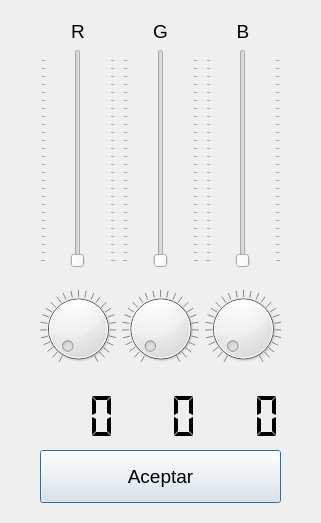
<?xml version="1.0" encoding="UTF-8"?>
<ui version="4.0">
 <class>winCalibracion</class>
 <widget class="QDialog" name="winCalibracion">
  <property name="geometry">
   <rect>
    <x>0</x>
    <y>0</y>
    <width>321</width>
    <height>523</height>
   </rect>
  </property>
  <property name="font">
   <font>
    <pointsize>14</pointsize>
   </font>
  </property>
  <property name="windowTitle">
   <string>Dialog</string>
  </property>
  <layout class="QGridLayout" name="gridLayout" rowstretch="8,1" rowminimumheight="1,2">
   <property name="leftMargin">
    <number>40</number>
   </property>
   <property name="topMargin">
    <number>20</number>
   </property>
   <property name="rightMargin">
    <number>40</number>
   </property>
   <property name="bottomMargin">
    <number>20</number>
   </property>
   <item row="0" column="0">
    <layout class="QVBoxLayout" name="verticalLayout" stretch="0,4,2,1">
     <item>
      <widget class="QLabel" name="label">
       <property name="sizePolicy">
        <sizepolicy hsizetype="Expanding" vsizetype="Expanding">
         <horstretch>0</horstretch>
         <verstretch>0</verstretch>
        </sizepolicy>
       </property>
       <property name="text">
        <string>R</string>
       </property>
       <property name="alignment">
        <set>Qt::AlignmentFlag::AlignCenter</set>
       </property>
      </widget>
     </item>
     <item>
      <widget class="QSlider" name="vsliderR">
       <property name="sizePolicy">
        <sizepolicy hsizetype="Expanding" vsizetype="Expanding">
         <horstretch>0</horstretch>
         <verstretch>0</verstretch>
        </sizepolicy>
       </property>
       <property name="minimum">
        <number>0</number>
       </property>
       <property name="maximum">
        <number>255</number>
       </property>
       <property name="pageStep">
        <number>1</number>
       </property>
       <property name="value">
        <number>0</number>
       </property>
       <property name="tracking">
        <bool>true</bool>
       </property>
       <property name="orientation">
        <enum>Qt::Orientation::Vertical</enum>
       </property>
       <property name="invertedAppearance">
        <bool>false</bool>
       </property>
       <property name="invertedControls">
        <bool>false</bool>
       </property>
       <property name="tickPosition">
        <enum>QSlider::TickPosition::TicksBothSides</enum>
       </property>
       <property name="tickInterval">
        <number>10</number>
       </property>
      </widget>
     </item>
     <item>
      <widget class="QDial" name="dialR">
       <property name="sizePolicy">
        <sizepolicy hsizetype="Expanding" vsizetype="Expanding">
         <horstretch>0</horstretch>
         <verstretch>0</verstretch>
        </sizepolicy>
       </property>
       <property name="maximum">
        <number>255</number>
       </property>
       <property name="pageStep">
        <number>1</number>
       </property>
       <property name="value">
        <number>0</number>
       </property>
       <property name="notchTarget">
        <double>10.000000000000000</double>
       </property>
       <property name="notchesVisible">
        <bool>true</bool>
       </property>
      </widget>
     </item>
     <item>
      <widget class="QLCDNumber" name="lcdValueR">
       <property name="sizePolicy">
        <sizepolicy hsizetype="Expanding" vsizetype="Expanding">
         <horstretch>0</horstretch>
         <verstretch>0</verstretch>
        </sizepolicy>
       </property>
       <property name="frameShape">
        <enum>QFrame::Shape::NoFrame</enum>
       </property>
       <property name="frameShadow">
        <enum>QFrame::Shadow::Sunken</enum>
       </property>
       <property name="lineWidth">
        <number>1</number>
       </property>
       <property name="midLineWidth">
        <number>2</number>
       </property>
       <property name="digitCount">
        <number>3</number>
       </property>
       <property name="segmentStyle">
        <enum>QLCDNumber::SegmentStyle::Flat</enum>
       </property>
       <property name="value" stdset="0">
        <double>0.000000000000000</double>
       </property>
      </widget>
     </item>
    </layout>
   </item>
   <item row="0" column="1">
    <layout class="QVBoxLayout" name="verticalLayout_2" stretch="0,4,2,1">
     <item>
      <widget class="QLabel" name="label_2">
       <property name="sizePolicy">
        <sizepolicy hsizetype="Expanding" vsizetype="Expanding">
         <horstretch>0</horstretch>
         <verstretch>0</verstretch>
        </sizepolicy>
       </property>
       <property name="text">
        <string>G</string>
       </property>
       <property name="alignment">
        <set>Qt::AlignmentFlag::AlignCenter</set>
       </property>
      </widget>
     </item>
     <item>
      <widget class="QSlider" name="vsliderG">
       <property name="sizePolicy">
        <sizepolicy hsizetype="Expanding" vsizetype="Expanding">
         <horstretch>0</horstretch>
         <verstretch>0</verstretch>
        </sizepolicy>
       </property>
       <property name="maximum">
        <number>255</number>
       </property>
       <property name="pageStep">
        <number>1</number>
       </property>
       <property name="value">
        <number>0</number>
       </property>
       <property name="tracking">
        <bool>true</bool>
       </property>
       <property name="orientation">
        <enum>Qt::Orientation::Vertical</enum>
       </property>
       <property name="invertedAppearance">
        <bool>false</bool>
       </property>
       <property name="invertedControls">
        <bool>false</bool>
       </property>
       <property name="tickPosition">
        <enum>QSlider::TickPosition::TicksBothSides</enum>
       </property>
       <property name="tickInterval">
        <number>10</number>
       </property>
      </widget>
     </item>
     <item>
      <widget class="QDial" name="dialG">
       <property name="sizePolicy">
        <sizepolicy hsizetype="Expanding" vsizetype="Expanding">
         <horstretch>0</horstretch>
         <verstretch>0</verstretch>
        </sizepolicy>
       </property>
       <property name="maximum">
        <number>255</number>
       </property>
       <property name="pageStep">
        <number>1</number>
       </property>
       <property name="value">
        <number>0</number>
       </property>
       <property name="notchTarget">
        <double>10.000000000000000</double>
       </property>
       <property name="notchesVisible">
        <bool>true</bool>
       </property>
      </widget>
     </item>
     <item>
      <widget class="QLCDNumber" name="lcdValueG">
       <property name="sizePolicy">
        <sizepolicy hsizetype="Expanding" vsizetype="Expanding">
         <horstretch>0</horstretch>
         <verstretch>0</verstretch>
        </sizepolicy>
       </property>
       <property name="frameShape">
        <enum>QFrame::Shape::NoFrame</enum>
       </property>
       <property name="frameShadow">
        <enum>QFrame::Shadow::Sunken</enum>
       </property>
       <property name="lineWidth">
        <number>1</number>
       </property>
       <property name="midLineWidth">
        <number>2</number>
       </property>
       <property name="digitCount">
        <number>3</number>
       </property>
       <property name="segmentStyle">
        <enum>QLCDNumber::SegmentStyle::Flat</enum>
       </property>
       <property name="value" stdset="0">
        <double>0.000000000000000</double>
       </property>
       <property name="intValue" stdset="0">
        <number>0</number>
       </property>
      </widget>
     </item>
    </layout>
   </item>
   <item row="0" column="2">
    <layout class="QVBoxLayout" name="verticalLayout_3" stretch="0,4,2,1">
     <item>
      <widget class="QLabel" name="label_3">
       <property name="sizePolicy">
        <sizepolicy hsizetype="Expanding" vsizetype="Expanding">
         <horstretch>0</horstretch>
         <verstretch>0</verstretch>
        </sizepolicy>
       </property>
       <property name="text">
        <string>B</string>
       </property>
       <property name="alignment">
        <set>Qt::AlignmentFlag::AlignCenter</set>
       </property>
      </widget>
     </item>
     <item>
      <widget class="QSlider" name="vsliderB">
       <property name="sizePolicy">
        <sizepolicy hsizetype="Expanding" vsizetype="Expanding">
         <horstretch>0</horstretch>
         <verstretch>0</verstretch>
        </sizepolicy>
       </property>
       <property name="maximum">
        <number>255</number>
       </property>
       <property name="pageStep">
        <number>1</number>
       </property>
       <property name="value">
        <number>0</number>
       </property>
       <property name="tracking">
        <bool>true</bool>
       </property>
       <property name="orientation">
        <enum>Qt::Orientation::Vertical</enum>
       </property>
       <property name="invertedAppearance">
        <bool>false</bool>
       </property>
       <property name="invertedControls">
        <bool>false</bool>
       </property>
       <property name="tickPosition">
        <enum>QSlider::TickPosition::TicksBothSides</enum>
       </property>
       <property name="tickInterval">
        <number>10</number>
       </property>
      </widget>
     </item>
     <item>
      <widget class="QDial" name="dialB">
       <property name="sizePolicy">
        <sizepolicy hsizetype="Expanding" vsizetype="Expanding">
         <horstretch>0</horstretch>
         <verstretch>0</verstretch>
        </sizepolicy>
       </property>
       <property name="maximum">
        <number>255</number>
       </property>
       <property name="pageStep">
        <number>1</number>
       </property>
       <property name="value">
        <number>0</number>
       </property>
       <property name="notchTarget">
        <double>10.000000000000000</double>
       </property>
       <property name="notchesVisible">
        <bool>true</bool>
       </property>
      </widget>
     </item>
     <item>
      <widget class="QLCDNumber" name="lcdValueB">
       <property name="sizePolicy">
        <sizepolicy hsizetype="Expanding" vsizetype="Expanding">
         <horstretch>0</horstretch>
         <verstretch>0</verstretch>
        </sizepolicy>
       </property>
       <property name="frameShape">
        <enum>QFrame::Shape::NoFrame</enum>
       </property>
       <property name="frameShadow">
        <enum>QFrame::Shadow::Sunken</enum>
       </property>
       <property name="lineWidth">
        <number>1</number>
       </property>
       <property name="midLineWidth">
        <number>2</number>
       </property>
       <property name="digitCount">
        <number>3</number>
       </property>
       <property name="segmentStyle">
        <enum>QLCDNumber::SegmentStyle::Flat</enum>
       </property>
       <property name="value" stdset="0">
        <double>0.000000000000000</double>
       </property>
       <property name="intValue" stdset="0">
        <number>0</number>
       </property>
      </widget>
     </item>
    </layout>
   </item>
   <item row="1" column="0" colspan="3">
    <widget class="QPushButton" name="btnAceptar">
     <property name="sizePolicy">
      <sizepolicy hsizetype="Expanding" vsizetype="Expanding">
       <horstretch>0</horstretch>
       <verstretch>0</verstretch>
      </sizepolicy>
     </property>
     <property name="text">
      <string>Aceptar</string>
     </property>
    </widget>
   </item>
  </layout>
 </widget>
 <resources/>
 <connections/>
</ui>
